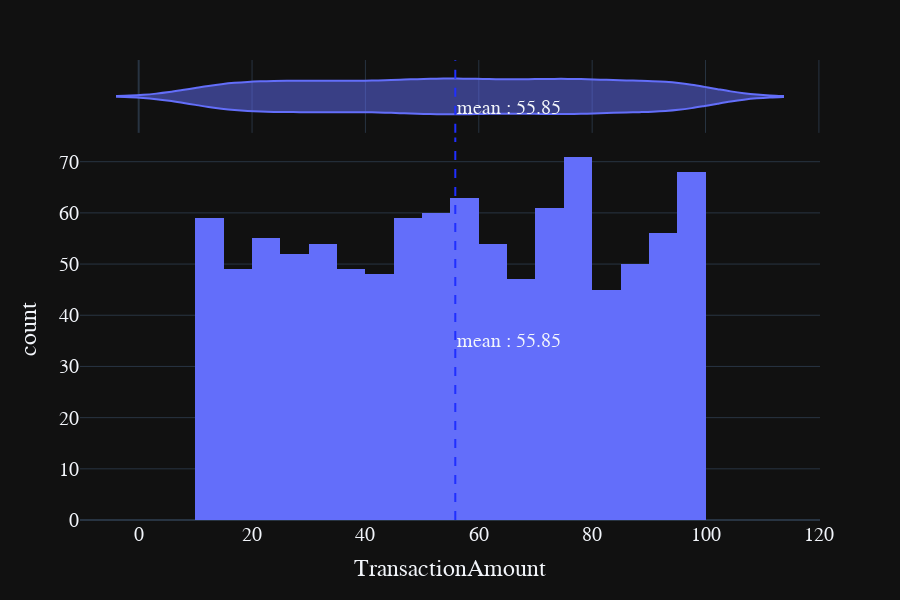

The notebook cell saved with this chart:
### Markdown cell above
### Transaction Amount

### Code cell
px.histogram(temp,x="TransactionAmount",marginal="violin",height=600).add_vline(x=temp.TransactionAmount.mean(),line=dict(color="#202fff",dash='dash'),annotation=dict(text=f"mean : {temp.TransactionAmount.mean():.2f}",y=0.5))

### Figure 1 — Plotly figure (JSON) as saved in the notebook; plotly's stock layout.template omitted (floating-point values rounded to 4 significant figures; data arrays with more than 128 entries replaced by an {"elided": "..."} marker saying what was removed)
{"data": [{"alignmentgroup": "True", "bingroup": "x", "hovertemplate": "TransactionAmount=%{x}<br>count=%{y}<extra></extra>", "legendgroup": "", "marker": {"color": "#636efa", "pattern": {"shape": ""}}, "name": "", "offsetgroup": "", "orientation": "v", "showlegend": false, "type": "histogram", "x": {"elided": "1000 float values"}, "xaxis": "x", "yaxis": "y"}, {"alignmentgroup": "True", "hovertemplate": "TransactionAmount=%{x}<extra></extra>", "legendgroup": "", "marker": {"color": "#636efa"}, "name": "", "offsetgroup": "", "scalegroup": "x", "showlegend": false, "type": "violin", "x": {"elided": "1000 float values"}, "xaxis": "x2", "yaxis": "y2"}], "layout": {"annotations": [{"showarrow": false, "text": "mean : 55.85", "x": 55.85, "xanchor": "left", "xref": "x", "y": 0.5, "yanchor": "top", "yref": "y domain"}, {"showarrow": false, "text": "mean : 55.85", "x": 55.85, "xanchor": "left", "xref": "x2", "y": 0.5, "yanchor": "top", "yref": "y2 domain"}], "barmode": "relative", "height": 600, "legend": {"tracegroupgap": 0}, "margin": {"t": 60}, "shapes": [{"line": {"color": "#202fff", "dash": "dash"}, "type": "line", "x0": 55.85, "x1": 55.85, "xref": "x", "y0": 0, "y1": 1, "yref": "y domain"}, {"line": {"color": "#202fff", "dash": "dash"}, "type": "line", "x0": 55.85, "x1": 55.85, "xref": "x2", "y0": 0, "y1": 1, "yref": "y2 domain"}], "xaxis": {"anchor": "y", "domain": [0, 1], "title": {"text": "TransactionAmount"}}, "xaxis2": {"anchor": "y2", "domain": [0, 1], "matches": "x", "showgrid": true, "showticklabels": false}, "yaxis": {"anchor": "x", "domain": [0, 0.8316], "title": {"text": "count"}}, "yaxis2": {"anchor": "x2", "domain": [0.8416, 1], "matches": "y2", "showgrid": false, "showline": false, "showticklabels": false, "ticks": ""}}}
